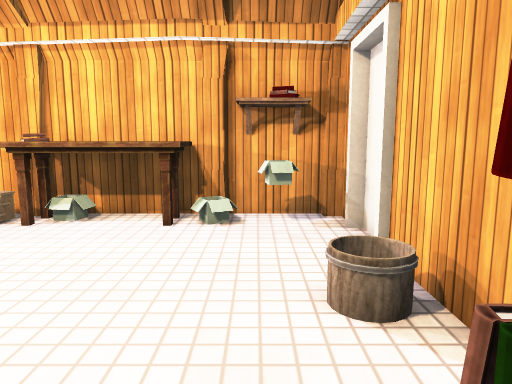
View 1 (above)

13 first-person views from a walk through a 3-D level made in the Unity game engine. The camera is 1.2 m above the floor, tilts 8° down and sees 70° across. The floor is counted in squares, 0.5 m on a side. Each view is taken from the middle of a square. On the plan, view 1 faces up. The plan holds only what a view shows up to about 20 squares ahead; the rest is blank. The place goes on beyond the plan. Some surface patterns are stand-ins.

View 2
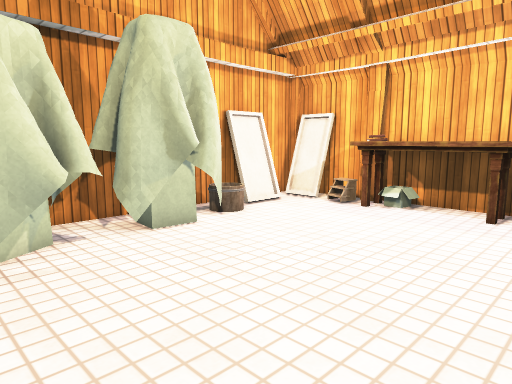

View 3
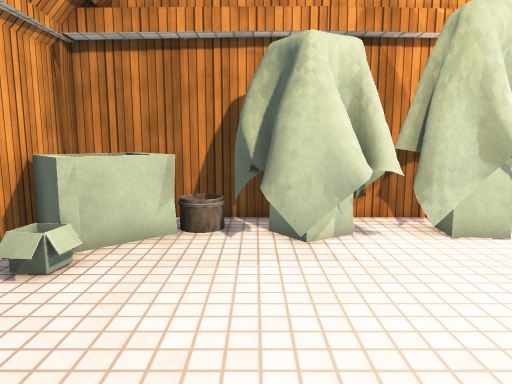

View 4
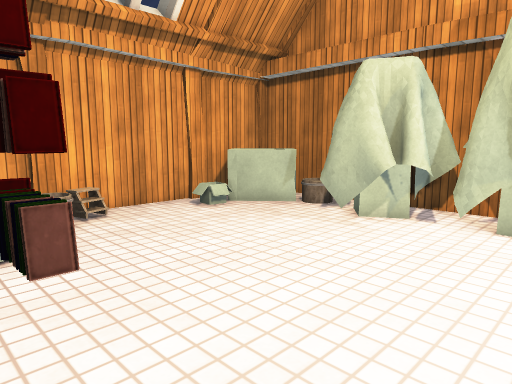

View 5
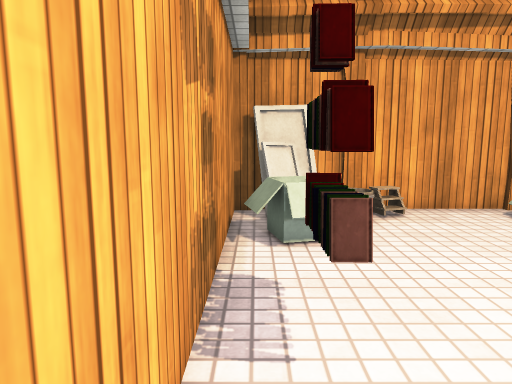

View 6
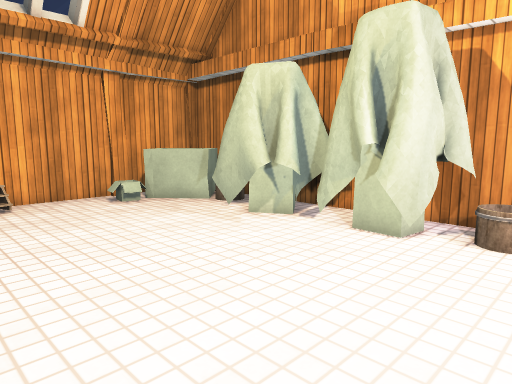

View 7
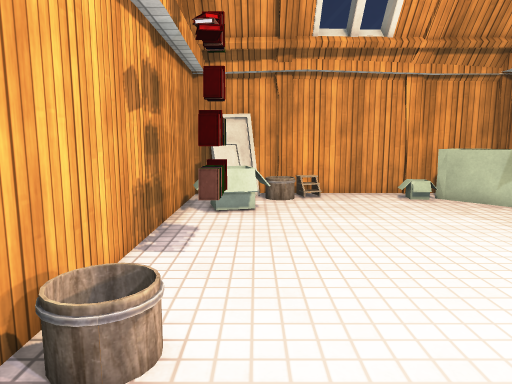

View 8
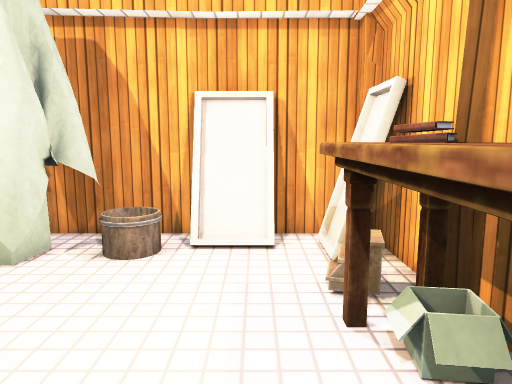

View 9
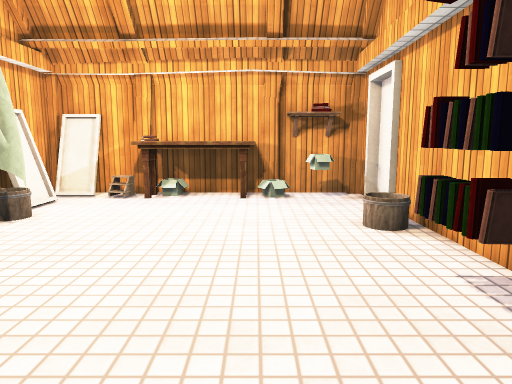

View 10
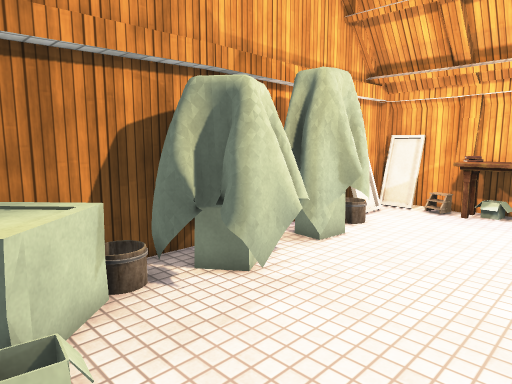

View 11
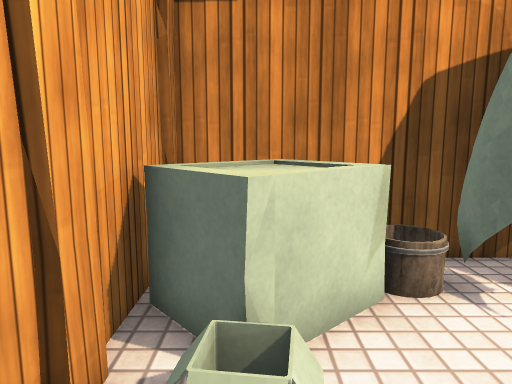

View 12
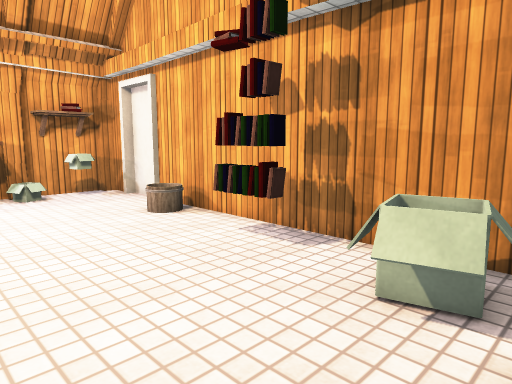

View 13
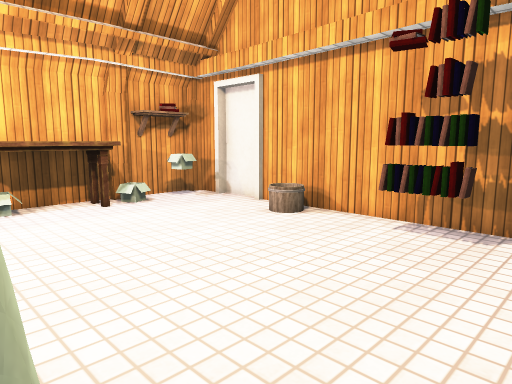

### Floor plan
Points are (right, up) in squares from view 1. A wall is a line through its corners. A room is listed if a view was taken in it or the views show most of it. See-through windows are left out.
Room 1 (views 1, 2, 3, 4, 5, 6, 7, 8, 9, 10, 11, 12, 13)
walls: (-11.3, 2.5) (-11.3, 0.5); (-10.1, 7.5) (-11.2, 7.5); (-11.3, -2.4) (-11.3, -7.6); (3, 8) (3, 9.9); (-1.7, -7.6) (-1, -7.6); (-10.6, 9.4) (-10.6, 7.6); (-6.7, 11.6) (-7.6, 11.6); (-10.7, 9.4) (-10.7, 7.7); (-0.9, 11.6) (-1.7, 11.6); (-1.7, 11.9) (-6.8, 11.9); (-6.9, -7.8) (-1.8, -7.8); (-1.1, -7.8) (0.2, -7.8); (-11.3, 9.2) (-11.3, 4.5); (-7.6, -7.6) (-6.6, -7.6); (-0.4, 11.9) (-1.1, 11.9); (2.7, 10.4) (2.7, 11.6) (2.1, 11.6) (2.1, 11.9) (1.4, 11.9); (2.7, -7.6) (2.7, 7.4); (-11, -7.8) (-7.5, -7.8)
low walls: (-0.3, -3.6) (1.7, -3.1); (-0.1, -5) (-0.4, -3.6); (0.1, -5) (-0.3, -3.4) (1.4, -3); (0.4, -5.1) (-0.1, -3.1) (1.3, -2.8); (0.4, 9.4) (0.3, 10.2); (1.1, 9.5) (0.2, 9.4) (0.1, 10.2); (-7.2, -6.6) (-6.5, -6.7); (1.2, 9.7) (0.2, 9.6); (-10.4, 9.4) (-10.4, 7.5); (-8.9, 10.9) (-10.6, 10.9)
objects: other object (-11, -3) to (-8, 1); other object (-11, 2) to (-8, 5); other object (-10, -7) to (-8, -4); table (-7, 10) to (-2, 11); books (-7, 11); books (-6, 11); other object (0, 11) to (1, 12); books (1, -1); books (1, 0); books (1, 1)

Where each view was taken, in squares from view 1:
view 1: 0 up, 0 right, facing up
view 2: 2 down, 0 right, facing up-left
view 3: 2 down, 0 right, facing left
view 4: 5 up, 2 right, facing down-left
view 5: 5 up, 2 right, facing down
view 6: 8 up, 0 right, facing down-left
view 7: 9 up, 0 right, facing down
view 8: 9 up, 2 left, facing left
view 9: 5 down, 2 left, facing up
view 10: 7 down, 2 left, facing up-left
view 11: 6 down, 4 left, facing left
view 12: 6 down, 5 left, facing up-right
view 13: 3 down, 8 left, facing up-right
